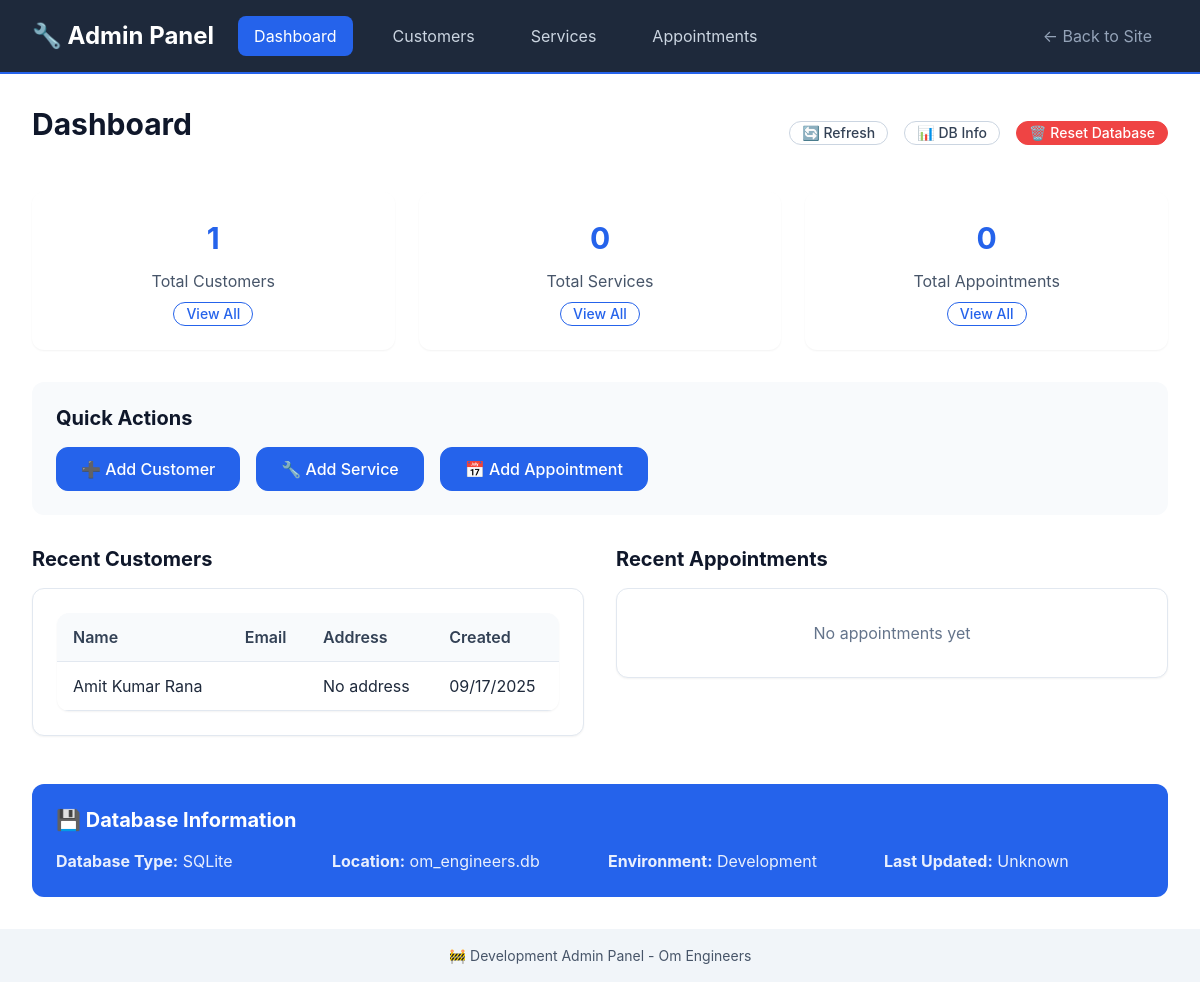
The page /admin/ on the database as committed earlier.
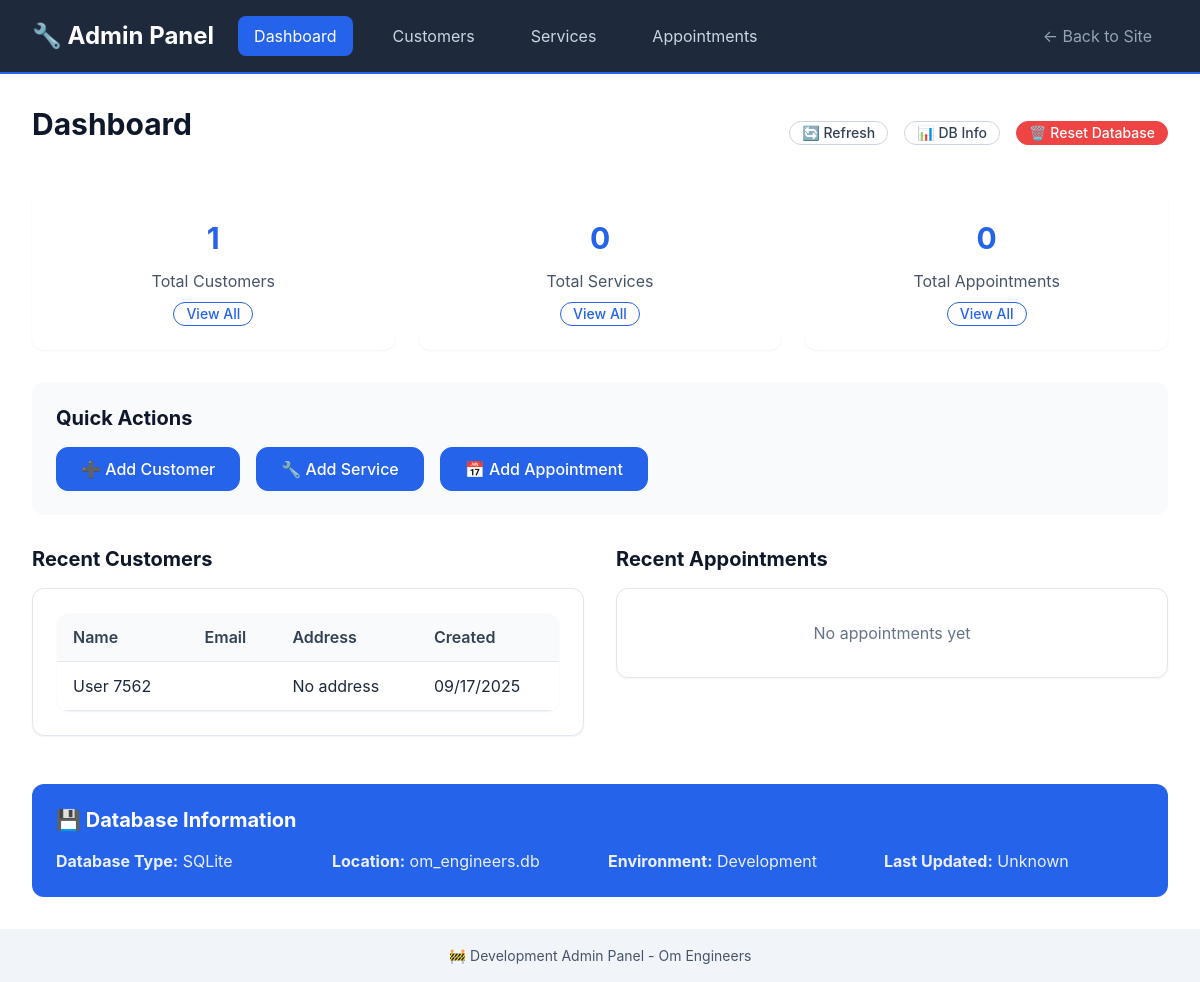
The same page on the database as committed later.
### models/customer_db.py (models this page shows, shortened)
class Customer(db.Model):
    __tablename__ = 'customers'
    id: Mapped[int] = mapped_column(primary_key=True)
    name: Mapped[str] = mapped_column(String(100), nullable=False)
    email: Mapped[str] = mapped_column(String(120), nullable=True, index=True)
    phone: Mapped[str] = mapped_column(String(20), nullable=False, index=True)
    address: Mapped[str] = mapped_column(Text, nullable=True)
    created_at: Mapped[datetime] = mapped_column(DateTime, default=datetime.utcnow)
    updated_at: Mapped[datetime] = mapped_column(DateTime, default=datetime.utcnow, onupdate=datetime.utcnow)
    appointments = db.relationship('Appointment', back_populates='customer', cascade='all, delete-orphan')

### routes/admin.py (the view)
@admin_bp.route('/')
def index():
    try:
        customer_count = Customer.query.count()
        service_count = Service.query.count()
        appointment_count = Appointment.query.count()
        recent_customers = Customer.query.order_by(Customer.created_at.desc()).limit(5).all()
        recent_appointments = Appointment.query.order_by(Appointment.created_at.desc()).limit(5).all()
        stats = {
            'customers': customer_count,
            'services': service_count,
            'appointments': appointment_count
        }
        return render_template('admin/index.html',
                             stats=stats,
                             recent_customers=recent_customers,
                             recent_appointments=recent_appointments)
    except Exception as e:
        flash(f'Error loading admin dashboard: {str(e)}', 'error')
        return render_template('admin/index.html', stats={}, recent_customers=[], recent_appointments=[])

### templates/admin/index.html (shortened to what this page needs)
{% extends "admin/base.html" %}
{% block content %}
<div style="display: flex; justify-content: space-between; align-items: center; margin-bottom: var(--space-8);">
    <h1>Dashboard</h1>
    <div style="display: flex; gap: var(--space-4);">
        <button onclick="refreshStats()" class="btn btn-secondary btn-sm">🔄 Refresh</button>
        <button onclick="showDatabaseInfo()" class="btn btn-secondary btn-sm">📊 DB Info</button>
        <button onclick="showResetModal()" class="btn btn-danger btn-sm">🗑️ Reset Database</button>
    </div>
</div>
<div class="stats-grid">
    <div class="stat-card">
        <div class="stat-number" id="customers-count">{{ stats.customers or 0 }}</div>
        <div style="color: var(--gray-600);">Total Customers</div>
        <div style="margin-top: var(--space-2);">
            <a href="{{ url_for('admin.customers') }}" class="btn btn-sm btn-outline">View All</a>
        </div>
    </div>
    <div class="stat-card">
        <div class="stat-number" id="services-count">{{ stats.services or 0 }}</div>
        <div style="color: var(--gray-600);">Total Services</div>
        <div style="margin-top: var(--space-2);">
            <a href="{{ url_for('admin.services') }}" class="btn btn-sm btn-outline">View All</a>
        </div>
    </div>
    <div class="stat-card">
        <div class="stat-number" id="appointments-count">{{ stats.appointments or 0 }}</div>
        <div style="color: var(--gray-600);">Total Appointments</div>
        <div style="margin-top: var(--space-2);">
            <a href="{{ url_for('admin.appointments') }}" class="btn btn-sm btn-outline">View All</a>
        </div>
    </div>
</div>
<div style="background: var(--gray-50); padding: var(--space-6); border-radius: var(--border-radius-lg); margin-bottom: var(--space-8);">
    <h3 style="margin-bottom: var(--space-4);">Quick Actions</h3>
    <div style="display: flex; gap: var(--space-4); flex-wrap: wrap;">
        <a href="{{ url_for('admin.new_customer') }}" class="btn btn-primary">➕ Add Customer</a>
        <a href="{{ url_for('admin.new_service') }}" class="btn btn-primary">🔧 Add Service</a>
        <a href="{{ url_for('admin.new_appointment') }}" class="btn btn-primary">📅 Add Appointment</a>
    </div>
</div>
<div style="display: grid; grid-template-columns: 1fr 1fr; gap: var(--space-8); margin-top: var(--space-8);">
    <div>
        <h3 style="margin-bottom: var(--space-4);">Recent Customers</h3>
        {% if recent_customers %}
        <div class="card">
            <table class="admin-table">
                <thead>
                    <tr>
                        <th>Name</th>
                        <th>Email</th>
                        <th>Address</th>
                        <th>Created</th>
                    </tr>
                </thead>
                <tbody>
                    {% for customer in recent_customers %}
                    <tr>
                        <td>{{ customer.name }}</td>
                        <td>{{ customer.email }}</td>
                        <td>
                            <div style="max-width: 150px; overflow: hidden; text-overflow: ellipsis; white-space: nowrap;"
                                 title="{{ customer.address or 'No address provided' }}">
                                {{ customer.address or 'No address' }}
                            </div>
                        </td>
                        <td>{{ customer.created_at.strftime('%m/%d/%Y') }}</td>
                    </tr>
                    {% endfor %}
                </tbody>
            </table>
        </div>
        {% else %}
        <div class="card" style="text-align: center; padding: var(--space-8); color: var(--gray-500);">
            No customers yet
        </div>
        {% endif %}
    </div>
    <div>
        <h3 style="margin-bottom: var(--space-4);">Recent Appointments</h3>
        {% if recent_appointments %}
        <div class="card">
            <table class="admin-table">
                <thead>
                    <tr>
                        <th>ID</th>
                        <th>Status</th>
                        <th>Date</th>
                    </tr>
                </thead>
                <tbody>
                    {% for appointment in recent_appointments %}
                    <tr>
                        <td>#{{ appointment.id }}</td>
                        <td>
                            <span style="background-color:
                                {% if appointment.status.value == 'pending' %}var(--warning-color)
                                {% elif appointment.status.value == 'confirmed' %}var(--primary-color)
                                {% elif appointment.status.value == 'completed' %}var(--success-color)
                                {% elif appointment.status.value == 'cancelled' %}var(--error-color)
                                {% else %}var(--gray-400){% endif %};
                                color: var(--white); padding: var(--space-1) var(--space-2); border-radius: var(--border-radius-sm); font-size: var(--font-size-xs);">
                                {{ appointment.status.value.title() }}
                            </span>
                        </td>
                        <td>{{ appointment.appointment_date.strftime('%m/%d/%Y') }}</td>
                    </tr>
                    {% endfor %}
                </tbody>
            </table>
        </div>
        {% else %}
        <div class="card" style="text-align: center; padding: var(--space-8); color: var(--gray-500);">
            No appointments yet
        </div>
        {% endif %}
    </div>
</div>
<div style="margin-top: var(--space-12); padding: var(--space-6); background: var(--primary-color); color: var(--white); border-radius: var(--border-radius-lg);">
    <h3 style="color: var(--white); margin-bottom: var(--space-4);">💾 Database Information</h3>
    <div style="display: grid; grid-template-columns: repeat(auto-fit, minmax(200px, 1fr)); gap: var(--space-4); opacity: 0.9;">
        <div>
            <strong>Database Type:</strong> SQLite
        </div>
        <div>
            <strong>Location:</strong> om_engineers.db
        </div>
        <div>
            <strong>Environment:</strong> Development
        </div>
        <div>
            <strong>Last Updated:</strong> <span id="last-updated">{{ moment().format('MM/DD/YYYY HH:mm') if moment else 'Unknown' }}</span>
        </div>
    </div>
</div>
{% endblock %}

### templates/admin/base.html (shortened to what this page needs)
<!DOCTYPE html>
<html lang="en">
<head>
    <link rel="stylesheet" href="{{ url_for('static', filename='css/main.css') }}">
</head>
<body>
    <header class="admin-header">
        <div class="container">
            <div class="admin-nav">
                <h2 style="color: var(--white); margin: 0;">🔧 Admin Panel</h2>
                <a href="{{ url_for('admin.index') }}" class="{% if request.endpoint == 'admin.index' %}active{% endif %}">Dashboard</a>
                <a href="{{ url_for('admin.customers') }}" class="{% if 'customers' in request.endpoint %}active{% endif %}">Customers</a>
                <a href="{{ url_for('admin.services') }}" class="{% if 'services' in request.endpoint %}active{% endif %}">Services</a>
                <a href="{{ url_for('admin.appointments') }}" class="{% if 'appointments' in request.endpoint %}active{% endif %}">Appointments</a>
                <div style="margin-left: auto;">
                    <a href="{{ url_for('main.index') }}" style="color: var(--gray-400);">← Back to Site</a>
                </div>
            </div>
        </div>
    </header>
    <main class="admin-content">
        <div class="container">
            {% block content %}{% endblock %}
        </div>
    </main>
    <footer style="background-color: var(--gray-100); padding: var(--space-4) 0; text-align: center; color: var(--gray-600);">
        <div class="container">
            <p style="margin: 0; font-size: var(--font-size-sm);">
                🚧 Development Admin Panel - {{ config.APP_NAME }}
            </p>
        </div>
    </footer>
</body>
</html>

### static/css/main.css (style rules this page uses)
:root { --primary-color: #2563eb; --primary-dark: #1d4ed8; --primary-light: #3b82f6; --secondary-color: #64748b; --success-color: #10b981; --warning-color: #f59e0b; --error-color: #ef4444; --white: #ffffff; --gray-50: #f8fafc; --gray-100: #f1f5f9; --gray-200: #e2e8f0; --gray-300: #cbd5e1; --gray-400: #94a3b8; --gray-500: #64748b; --gray-600: #475569; --gray-700: #334155; --gray-800: #1e293b; --gray-900: #0f172a; --font-family: 'Inter', -apple-system, BlinkMacSystemFont, 'Segoe UI', Roboto, Oxygen, Ubuntu, Cantarell, sans-serif; --font-size-xs: 0.75rem; --font-size-sm: 0.875rem; --font-size-base: 1rem; --font-size-lg: 1.125rem; --font-size-xl: 1.25rem; --font-size-2xl: 1.5rem; --font-size-3xl: 1.875rem; --font-size-4xl: 2.25rem; --font-weight-normal: 400; --font-weight-medium: 500; --font-weight-semibold: 600; --font-weight-bold: 700; --line-height-tight: 1.25; --line-height-normal: 1.5; --line-height-relaxed: 1.75; --space-1: 0.25rem; --space-2: 0.5rem; --space-3: 0.75rem; --space-4: 1rem; --space-5: 1.25rem; --space-6: 1.5rem; --space-8: 2rem; --space-10: 2.5rem; --space-12: 3rem; --space-16: 4rem; --space-20: 5rem; --border-radius-sm: 0.375rem; --border-radius: 0.5rem; --border-radius-lg: 0.75rem; --border-radius-xl: 1rem; --shadow-sm: 0 1px 2px 0 rgba(0, 0, 0, 0.05); --shadow: 0 1px 3px 0 rgba(0, 0, 0, 0.1), 0 1px 2px 0 rgba(0, 0, 0, 0.06); --shadow-md: 0 4px 6px -1px rgba(0, 0, 0, 0.1), 0 2px 4px -1px rgba(0, 0, 0, 0.06); --shadow-lg: 0 10px 15px -3px rgba(0, 0, 0, 0.1), 0 4px 6px -2px rgba(0, 0, 0, 0.05); --container-max-width: 1200px; --header-height: 4rem; --min-touch-target: 2.75rem; }
*, *::before, *::after { box-sizing: border-box; }
* { margin: 0; padding: 0; }
html { font-size: 16px; scroll-behavior: smooth; -webkit-text-size-adjust: 100%; -ms-text-size-adjust: 100%; }
body { font-family: var(--font-family); font-size: var(--font-size-base); font-weight: var(--font-weight-normal); line-height: var(--line-height-normal); color: var(--gray-800); background-color: var(--white); -webkit-font-smoothing: antialiased; -moz-osx-font-smoothing: grayscale; }
.container { width: 100%; max-width: var(--container-max-width); margin: 0 auto; padding-left: var(--space-4); padding-right: var(--space-4); }
h1, h2, h3, h4, h5, h6 { font-weight: var(--font-weight-bold); line-height: var(--line-height-tight); color: var(--gray-900); margin-bottom: var(--space-4); }
h1 { font-size: var(--font-size-3xl); }
h2 { font-size: var(--font-size-2xl); }
h3 { font-size: var(--font-size-xl); }
p { margin-bottom: var(--space-4); color: var(--gray-600); }
a { color: var(--primary-color); text-decoration: none; }
.btn { display: inline-flex; align-items: center; justify-content: center; min-height: var(--min-touch-target); padding: var(--space-3) var(--space-6); font-family: inherit; font-size: var(--font-size-base); font-weight: var(--font-weight-medium); line-height: 1; text-decoration: none; border: 1px solid transparent; border-radius: var(--border-radius-lg); cursor: pointer; transition: all 0.2s ease-in-out; user-select: none; white-space: nowrap; }
.btn-primary { background-color: var(--primary-color); border-color: var(--primary-color); color: var(--white); }
.btn-secondary { background-color: var(--white); border-color: var(--gray-300); color: var(--gray-700); }
.btn-outline { background-color: transparent; border-color: var(--primary-color); color: var(--primary-color); }
.btn-sm { min-height: 2.25rem; padding: var(--space-2) var(--space-4); font-size: var(--font-size-sm); }
.card { background-color: var(--white); border: 1px solid var(--gray-200); border-radius: var(--border-radius-lg); box-shadow: var(--shadow-sm); padding: var(--space-6); transition: box-shadow 0.2s ease-in-out; }
@media (min-width: 36rem) { .container { padding-left: var(--space-6); padding-right: var(--space-6); } }
@media (min-width: 62rem) { .container { padding-left: var(--space-8); padding-right: var(--space-8); } }

Rows that differ between the two databases and show on the page:
removed Customer: name "Amit Kumar Rana", address "No address", created_at "09/17/2025"
added Customer: name "User 7562", address "No address", created_at "09/17/2025"
